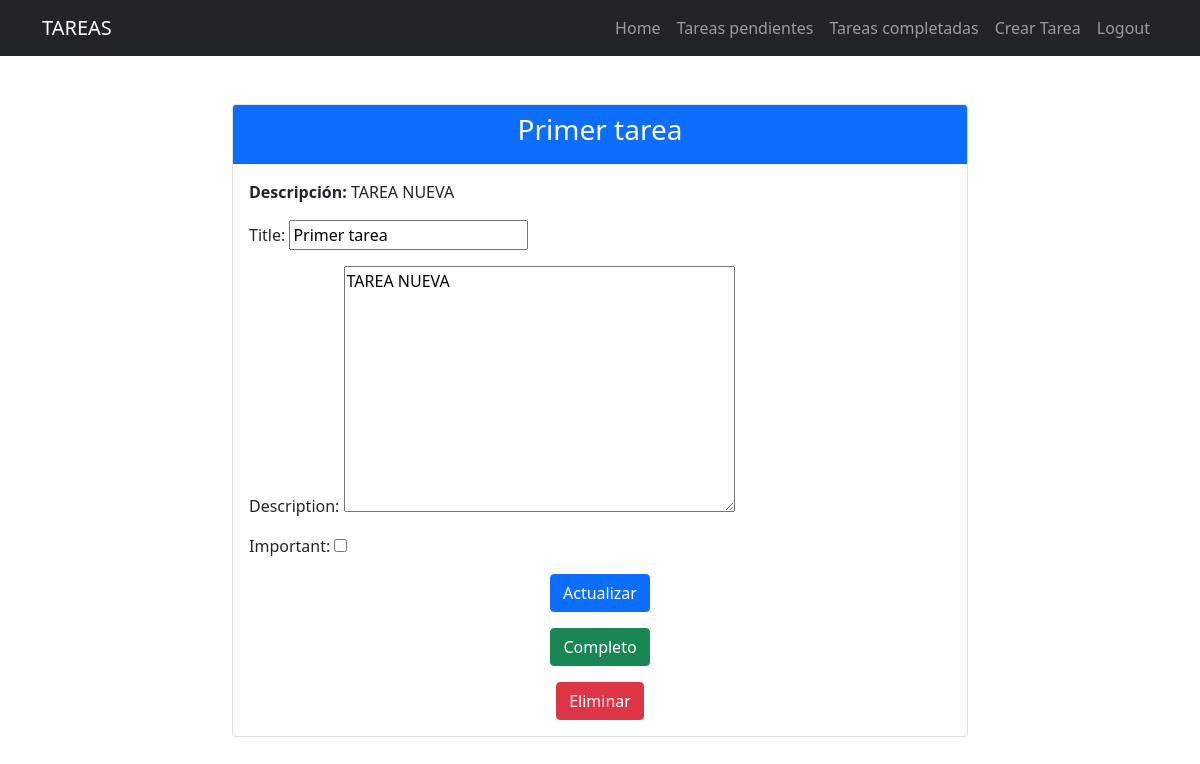
Before: /tasks/1/ (signed in) with the older database file.
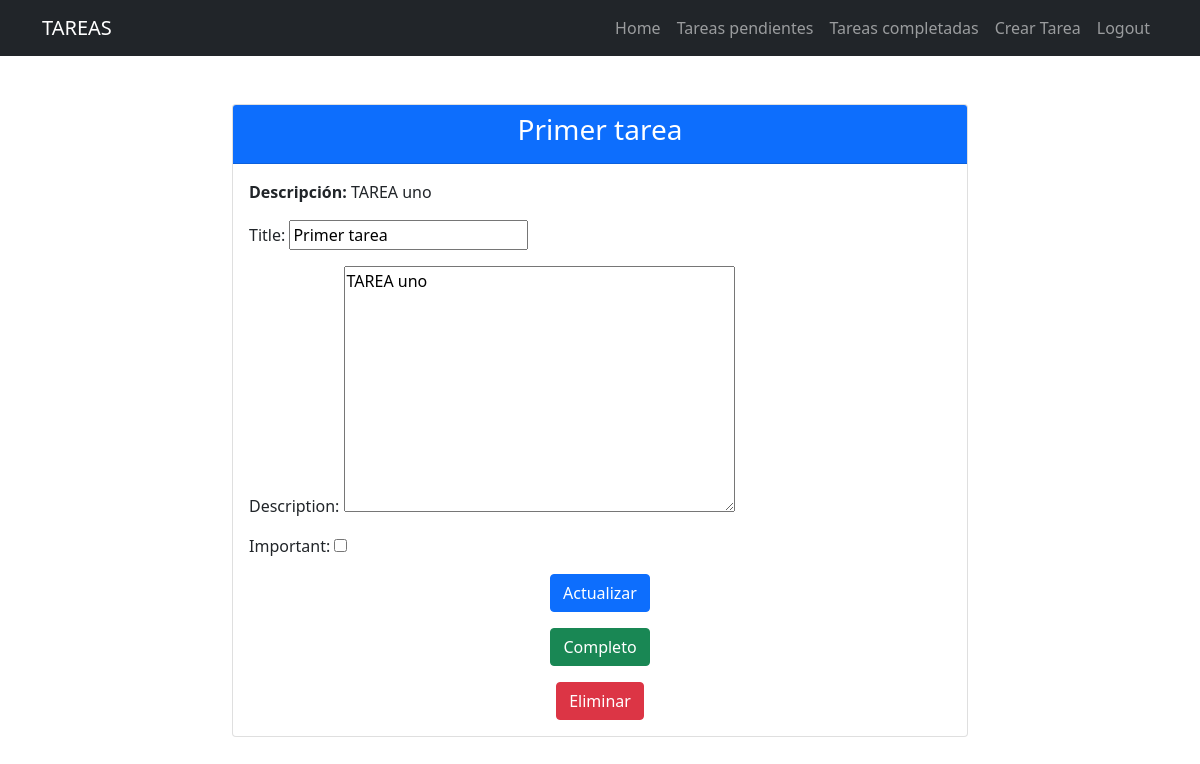
After: the same page with the newer database file.
### tasks/models.py (models this page shows, shortened)
class Task(models.Model):
    title = models.CharField(max_length=100)
    description= models.TextField(blank=True)
    created= models.DateTimeField(auto_now_add=True)
    datecompleted= models.DateTimeField(null=True, blank=True)
    important= models.BooleanField(default=False)
    user= models.ForeignKey(User, on_delete=models.CASCADE)

### tasks/views.py (the view, shortened to what this page needs)
# urls.py: path('tasks/<int:task_id>/', views.task_detail, name='task_detail'),
@login_required
def task_detail(request, task_id):
    if request.method == 'GET' :
        task = get_object_or_404(Task,pk=task_id, user=request.user)
        form = TaskForm(instance=task)
        return render(request, 'task_detail.html', {'task': task, 'form': form})

### tasks/forms.py
class TaskForm(ModelForm):
    class Meta:
        model = Task
        fields = ['title', 'description', 'important']

### tasks/templates/task_detail.html (shortened to what this page needs)
{% extends 'base.html' %}
{% block content %}
<main class="container mt-5">
    <div class="row justify-content-center">
        <div class="col-md-8">
            <div class="card">
                <div class="card-header bg-primary text-white">
                    <h3 class="text-center">{{ task.title }}</h3>
                </div>
                <div class="card-body">
                    <p><strong>Descripción:</strong> {{ task.description }}</p>
                    <form method="POST" class="mb-3">
                        {{ form.as_p }}
                        <div class="text-center">
                            <button type="submit" class="btn btn-primary">Actualizar</button>
                        </div>
                    </form>
                    <form action="{% url 'complete_task' task.id %}" method="POST" class="mb-3">
                        <div class="text-center">
                            <button type="submit" class="btn btn-success">Completo</button>
                        </div>
                    </form>
                    <form action="{% url 'delete_task' task.id %}" method="POST">
                        <div class="text-center">
                            <button type="submit" class="btn btn-danger">Eliminar</button>
                        </div>
                    </form>
                </div>
            </div>
        </div>
    </div>
</main>
{% endblock %}

Changed rows visible on the page:
changed Task "Primer tarea": description "TAREA NUEVA" → "TAREA uno"
